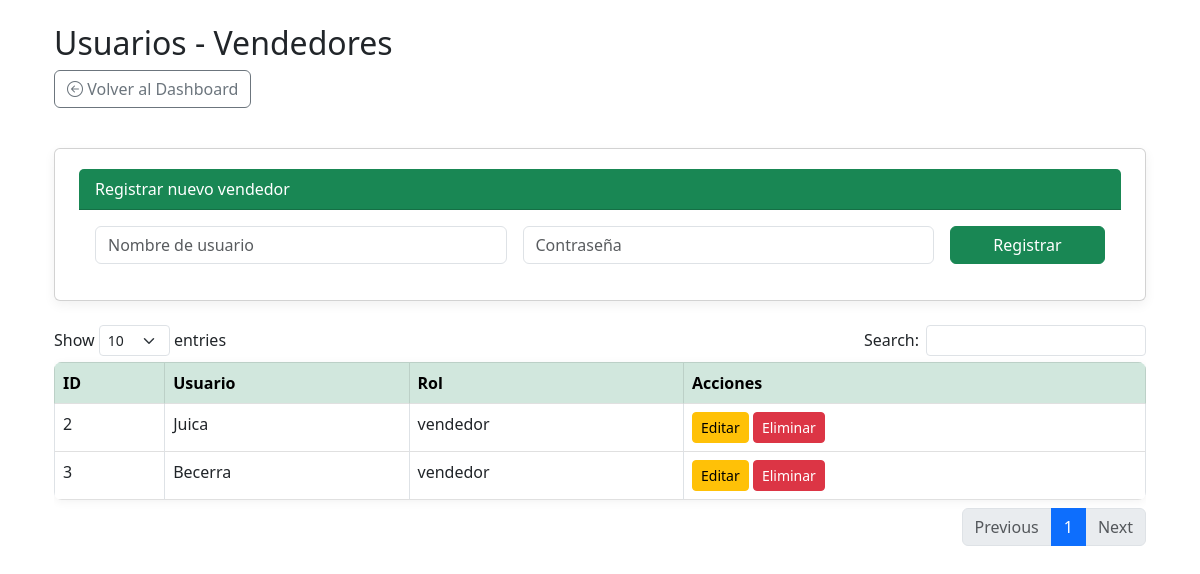
The app's page /frontend/views/usuarios.php (signed in) with its own data.
### tables this page shows
CREATE TABLE usuarios (
  id_usuario int NOT NULL,
  usuario varchar(100) NOT NULL,
  contraseña varchar(255) NOT NULL,
  rol enum('administrador','vendedor') NOT NULL,
  token_recuperacion varchar(255) DEFAULT NULL,
  expira_token datetime DEFAULT NULL
);

### frontend/views/usuarios.php (the view, shortened to what this page needs)
<?php
require '../../backend/config/conexion.php';
$stmt = $conn->prepare("SELECT id_usuario, usuario, rol FROM Usuarios WHERE rol = 'vendedor'");
$stmt->execute();
$usuarios = $stmt->fetchAll(PDO::FETCH_ASSOC);
?>
<!DOCTYPE html>
<html lang="es">
<head>
  <link rel="stylesheet" href="../assets/css/dashboard.css">
  <link rel="stylesheet" href="https://cdn.jsdelivr.net/npm/bootstrap-icons/font/bootstrap-icons.css">
  <link rel="stylesheet" href="https://cdn.jsdelivr.net/npm/bootstrap@5.3.0/dist/css/bootstrap.min.css">
  <link rel="stylesheet" href="https://cdn.datatables.net/1.13.6/css/dataTables.bootstrap5.min.css">
</head>
<body>
<div class="container p-4">
  <h2>Usuarios - Vendedores</h2>
  <a href="dashboard_admin.php" class="btn btn-outline-secondary mb-3">
    <i class="bi bi-arrow-left-circle"></i> Volver al Dashboard
  </a>
  <div class="card my-4">
    <div class="card-header bg-success text-white">Registrar nuevo vendedor</div>
    <div class="card-body">
      <form method="POST">
        <div class="row g-3">
          <div class="col-md-5">
            <input type="text" name="nuevo_usuario" class="form-control" placeholder="Nombre de usuario" required>
          </div>
          <div class="col-md-5">
            <input type="password" name="nueva_contrasena" class="form-control" placeholder="Contraseña" required>
          </div>
          <div class="col-md-2">
            <button class="btn btn-success w-100" name="crear">Registrar</button>
          </div>
        </div>
      </form>
    </div>
  </div>
  <div class="table-responsive">
    <table id="tabla-usuarios" class="table table-bordered table-hover">
      <thead class="table-success">
        <tr>
          <th>ID</th>
          <th>Usuario</th>
          <th>Rol</th>
          <th>Acciones</th>
        </tr>
      </thead>
      <tbody>
        <?php foreach ($usuarios as $fila): ?>
        <tr>
          <td><?= $fila['id_usuario'] ?></td>
          <td><?= htmlspecialchars($fila['usuario']) ?></td>
          <td><?= $fila['rol'] ?></td>
          <td>
            <button class="btn btn-warning btn-sm" onclick="mostrarFormulario(<?= $fila['id_usuario'] ?>, '<?= htmlspecialchars($fila['usuario'], ENT_QUOTES) ?>')">Editar</button>
            <a href="?eliminar=<?= $fila['id_usuario'] ?>" class="btn btn-danger btn-sm" onclick="return confirm('¿Eliminar este usuario?')">Eliminar</a>
          </td>
        </tr>
        <?php endforeach; ?>
      </tbody>
    </table>
  </div>
</div>
</body>
</html>

### frontend/assets/css/dashboard.css (style rules this page uses)
body { font-family: 'Mukta', sans-serif; margin: 0; min-height: 100vh; position: relative; background-color: #f2fdf5; }
body::before { content: ""; background: url('../img/fondo_login.jpg') no-repeat center center / cover; position: fixed; top: 0; left: 0; width: 100%; height: 100%; opacity: 0.35; z-index: -1; }
.container { max-width: 1200px; margin: auto; }
h2 { color: #2e7d32; font-size: 2rem; margin-bottom: 0.5rem; }
.card { flex: 1; min-width: 220px; background-color: #ffffff; padding: 1.25rem 1.5rem; border-radius: 12px; box-shadow: 0 4px 12px rgba(0, 0, 0, 0.06); font-size: 1rem; font-weight: 500; color: #333; }
table { width: 100%; border-collapse: collapse; background-color: #fff; border-radius: 8px; overflow: hidden; box-shadow: 0 2px 10px rgba(0, 0, 0, 0.05); }
table th, table td { padding: 1rem; border-bottom: 1px solid #e0e0e0; text-align: left; }
table th { background-color: #f0f0f0; color: #333; }
a { color: #508aeb; text-decoration: none; }

### records on screen
usuarios: id_usuario "2", usuario "Juica", rol "vendedor"
usuarios: id_usuario "3", usuario "Becerra", rol "vendedor"
